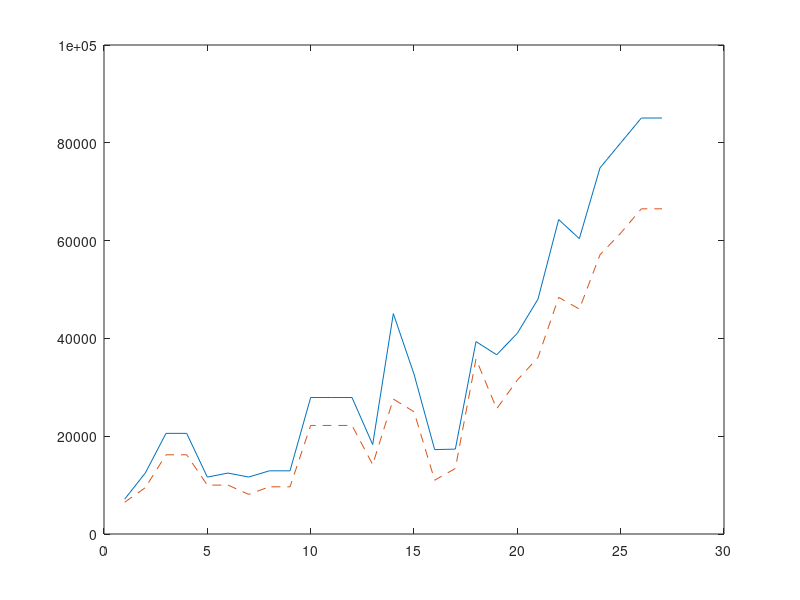

The MATLAB source for this figure:
function[Radial_Ww] = GimmeTiresRaymer()
% This function will run through the entire database of tires available and
% select the ones which satisfy the load requirements and then pick the one
% with the smallest dimensions from those.

%% Load entire database
load('Wheels_Radial.mat') 

%% Calculate the maximum Ww carried by each tire

% 1. Radial wheels:

Radial_Ww = Radial_RatedInflationPSI .* 2.3 .* ((Radial_SectionWidthMaxGrown .* Radial_OutsideDiamMaxGrown).^0.5) .* ( (Radial_OutsideDiamMaxGrown./2) - ((Radial_StaticLoadedRadiusMax + Radial_StaticLoadedRadiusMin)/2) );
figure(2)
plot(Radial_Ww)
hold on
plot(Radial_RatedLoadLbs, '--')


end